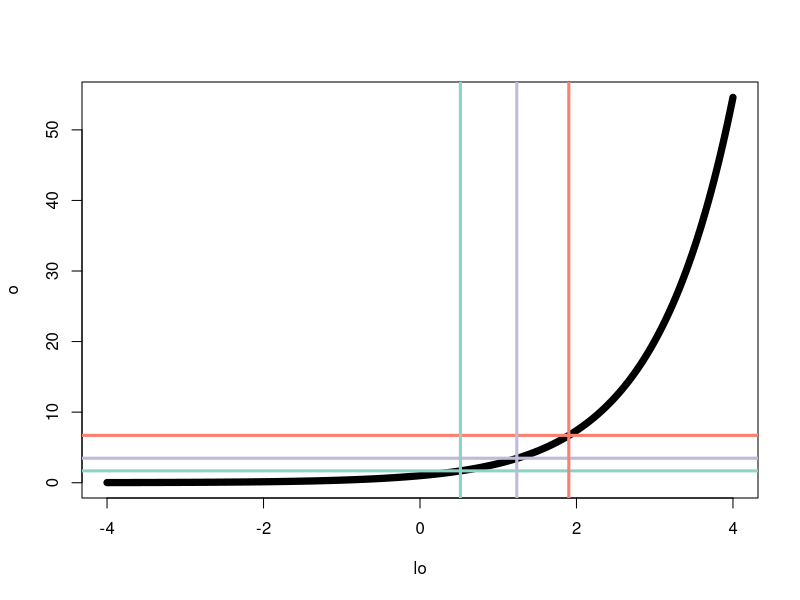
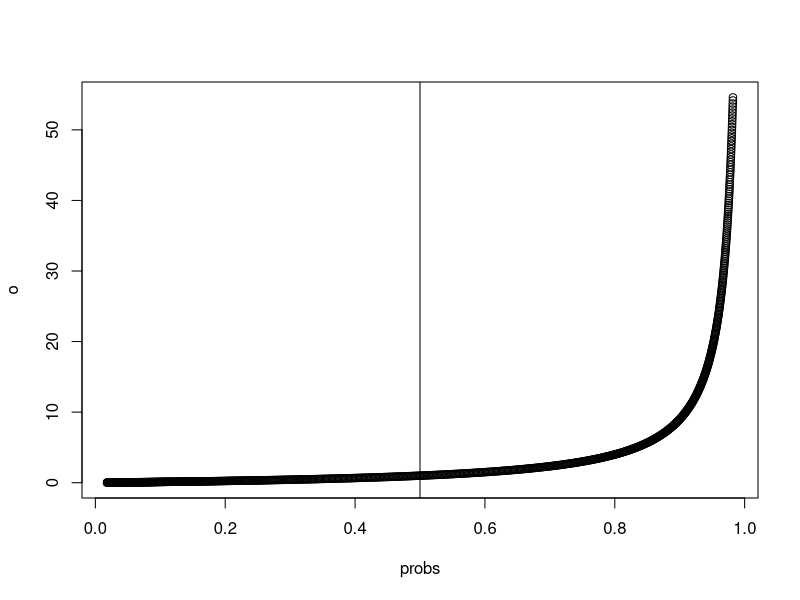

Generate these figures, in order, with R:
rm(list = ls())
library(gridExtra)
library(gridGraphics)
library(RColorBrewer)

set.seed(42)

log.odds <- function(p){
  log(p / (1-p))
}
odds <- function(p){
  p / (1- p)
}
p <- function(lo){
  exp(lo) / (1 + exp(lo))
}

n <- 1e3
scale <- 3 
my_colors <- RColorBrewer::brewer.pal(6, "Set3")[1:6]


dist_c <- rnorm(n, mean = 0, sd = 2)
dist_neg1 <- rnorm(n, mean = -.5, sd = 2)
dist_neg2 <- rnorm(n, mean = -1, sd = 2)
dist_neg3 <- rnorm(n, mean = -1.5, sd = 2)
dist_pos1 <- rnorm(n, mean = .5, sd = 2)
dist_pos2 <- rnorm(n, mean = 1, sd = 2)


png("C:\\Users\\Sean\\OneDrive - McMaster University\\LIVELab\\Social_Drumming\\Manuscript\\log_odds_priors.png", width = 480*scale, height = 480*scale, res = 72*scale)
plot(NULL, xlim = c(-7,7), ylim = c(0, .3), xlab = "Log-Odds", ylab = "Density", main = "Priors: Log-Odds Scale")
lines(density(dist_neg3), col = my_colors[1], lwd = 5)
lines(density(dist_neg2), col = my_colors[2], lwd = 5)
lines(density(dist_neg1), col = my_colors[3], lwd = 5)
lines(density(dist_c), col = my_colors[4], lwd = 5)
lines(density(dist_pos1), col = my_colors[5], lwd = 5)
lines(density(dist_pos2), col = my_colors[6], lwd = 5)
dev.off()

priors <- seq(-1.5, 1, .5)
p(priors)

intercepts <- c(-1.93, -1.3, -.73, .3, 1.67)
p(intercepts)
ps <- diff(c(0, p(intercepts)))


png("C:\\Users\\Sean\\OneDrive - McMaster University\\LIVELab\\Social_Drumming\\Manuscript\\probability_priors.png", width = 480*scale, height = 480*scale, res = 72*scale)
plot(NULL, xlim = c(0,1), ylim = c(0, 3), xlab = "Probability", ylab = "Density", main = "Priors: Probability Scale")
lines(density(p(dist_neg3)), col = my_colors[1], lwd = 5)
lines(density(p(dist_neg2)), col = my_colors[2], lwd = 5)
lines(density(p(dist_neg1)), col = my_colors[3], lwd = 5)
lines(density(p(dist_c)), col = my_colors[4], lwd = 5)
lines(density(p(dist_pos1)), col = my_colors[5], lwd = 5)
lines(density(p(dist_pos2)), col = my_colors[6], lwd = 5)
dev.off()



lo <- seq(-4, 4, length.out = 1000)
probs <- p(lo)
o <- odds(probs)

png("C:\\Users\\Sean\\OneDrive - McMaster University\\LIVELab\\Social_Drumming\\Manuscript\\probability_logodds.png", width = 480*scale, height = 480*scale, res = 72*scale)
plot(probs, lo, type = "l", lwd = 4, xlab = "Probability", ylab = "Log-Odds", main = "Log-Odds vs. Probability")
abline(a = 0, b = 0, lty = 2)
abline(v = .5, lty = 2)
dev.off()

s <- 1.68
m <- 3.47
l <- 6.71

s.lo <- lo[n - sum(o >= s)]
m.lo <- lo[n - sum(o >= m)]
l.lo <- lo[n - sum(o >= l)]


plot(lo, o, type = "l", lwd = 7)
abline(h = s, col = my_colors[1], lwd = 3)
abline(h = m, col = my_colors[3], lwd = 3)
abline(h = l, col = my_colors[4], lwd = 3)
abline(v = lo[n - sum(o >= s)], col = my_colors[1], lwd = 3)
abline(v = lo[n - sum(o >= m)], col = my_colors[3], lwd = 3)
abline(v = lo[n - sum(o >= l)], col = my_colors[4], lwd = 3)





plot(probs, o)
abline(v = .5)

set.seed(42)
beta_prior <- rnorm(n, mean = 0, sd = 2)

png("C:\\Users\\Sean\\OneDrive - McMaster University\\LIVELab\\Social_Drumming\\Manuscript\\beta_log_odds_prior.png", width = 480*scale, height = 480*scale, res = 72*scale)
plot(NULL, xlim = c(-6,6), ylim = c(0, .2), xlab = "Log-Odds", ylab = "Density", main = "Priors: Log-Odds Scale")
lines(density(beta_prior), col = my_colors[4], lwd = 5)
abline(v = s.lo, lty = 2)
abline(v = s.lo * -1, lty = 2)
abline(v = m.lo, lty = 4)
abline(v = m.lo * -1, lty = 4)
abline(v = l.lo, lty = 6)
abline(v = l.lo * -1, lty = 6)
text(.5, 0, "Small Effect")
text(1.4, .025, "Medium Effect")
text(1.9, .05, "Large Effect")
dev.off()

diff(pnorm(c(-1.9, 1.9), sd = 1))
